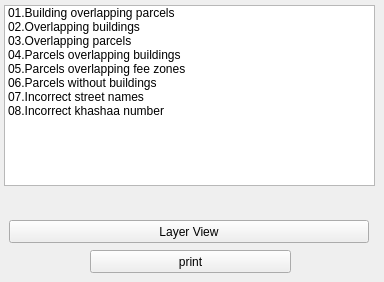
      <widget class="QWidget" name="tab_3">
       <attribute name="title">
        <string>Quality Check</string>
       </attribute>
       <widget class="QListWidget" name="qa_lwidget">
        <property name="geometry">
         <rect>
          <x>4</x>
          <y>5</y>
          <width>371</width>
          <height>181</height>
         </rect>
        </property>
        <item>
         <property name="text">
          <string>01.Building overlapping parcels</string>
         </property>
        </item>
        <item>
         <property name="text">
          <string>02.Overlapping buildings</string>
         </property>
        </item>
        <item>
         <property name="text">
          <string>03.Overlapping parcels</string>
         </property>
        </item>
        <item>
         <property name="text">
          <string>04.Parcels overlapping buildings</string>
         </property>
        </item>
        <item>
         <property name="text">
          <string>05.Parcels overlapping fee zones</string>
         </property>
        </item>
        <item>
         <property name="text">
          <string>06.Parcels without buildings</string>
         </property>
        </item>
        <item>
         <property name="text">
          <string>07.Incorrect street names</string>
         </property>
        </item>
        <item>
         <property name="text">
          <string>08.Incorrect khashaa number</string>
         </property>
        </item>
       </widget>
       <widget class="QPushButton" name="qa_layer_button">
        <property name="geometry">
         <rect>
          <x>9</x>
          <y>220</y>
          <width>360</width>
          <height>23</height>
         </rect>
        </property>
        <property name="text">
         <string>Layer View</string>
        </property>
       </widget>
       <widget class="QPushButton" name="p_button">
        <property name="geometry">
         <rect>
          <x>90</x>
          <y>250</y>
          <width>201</width>
          <height>23</height>
         </rect>
        </property>
        <property name="text">
         <string>print</string>
        </property>
       </widget>
      </widget>
